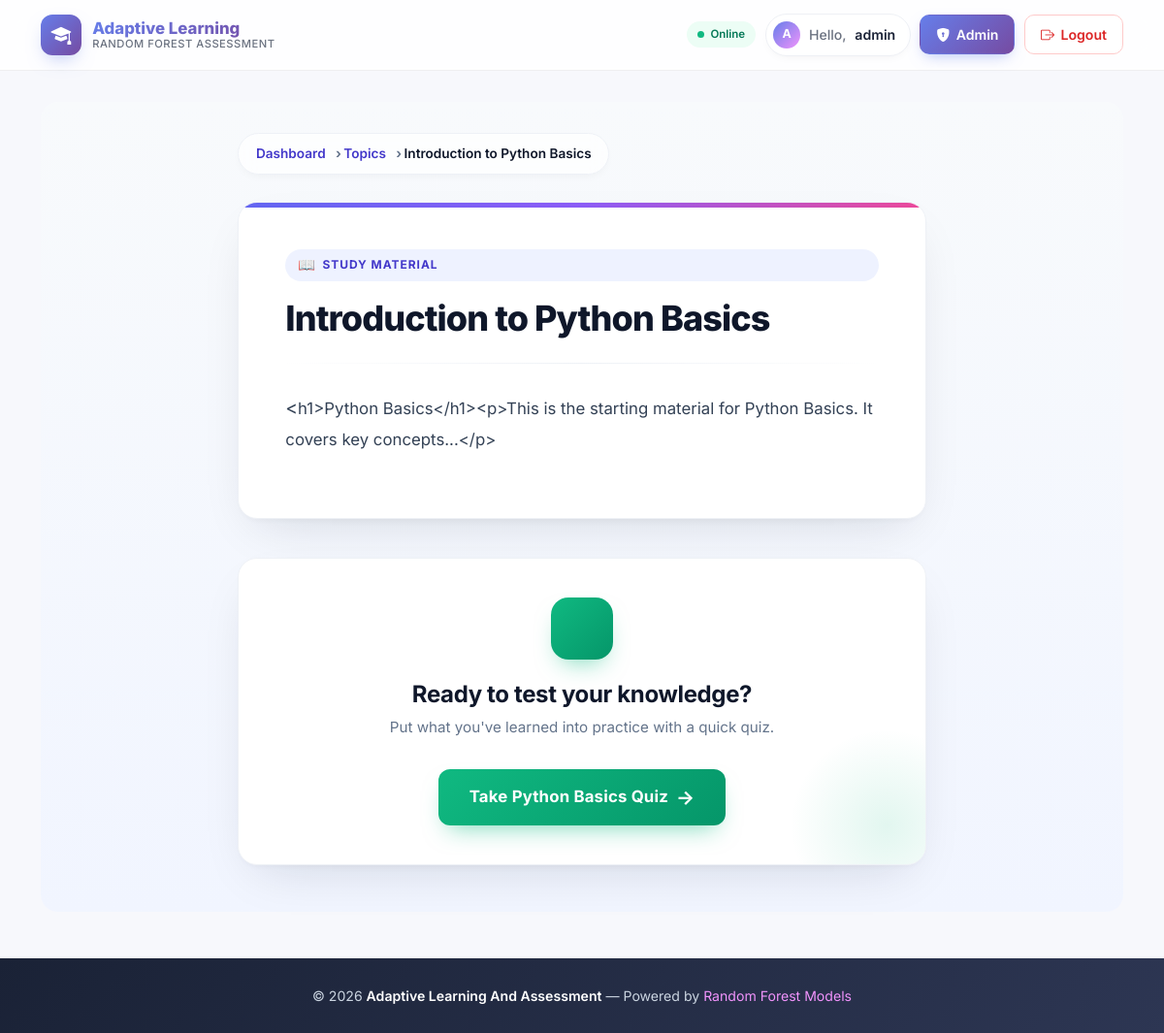
Page /read/1/ (signed in) on the committed database.
### core/models.py (models this page shows, shortened)
class User(AbstractUser):
    ROLE_CHOICES = (
        ('student', 'Student'),
        ('admin', 'Admin'),
    )
    role = models.CharField(max_length=10, choices=ROLE_CHOICES, default='student')
    current_level = models.CharField(max_length=10, default='medium', choices=[('easy', 'Easy'), ('medium', 'Medium'), ('hard', 'Hard')])
    engagement_score = models.FloatField(default=0.0)
    learning_state = models.CharField(max_length=20, default='focused')
    def is_student(self):
        return self.role == 'student'
    def is_admin(self):
        return self.role == 'admin'

class Material(models.Model):
    topic = models.ForeignKey(Topic, on_delete=models.CASCADE, related_name='materials')
    title = models.CharField(max_length=200)
    content = models.TextField()  # HTML or Markdown content
    level = models.CharField(max_length=10, choices=Topic.DIFFICULTY_CHOICES, default='medium')
    created_at = models.DateTimeField(auto_now_add=True)

class Topic(models.Model):
    DIFFICULTY_CHOICES = [('easy', 'Easy'), ('medium', 'Medium'), ('hard', 'Hard')]
    name = models.CharField(max_length=100)
    difficulty = models.CharField(max_length=10, choices=DIFFICULTY_CHOICES, default='medium')
    description = models.TextField(blank=True)

### core/views.py (the view)
# urls.py: path('read/<int:material_id>/', views.read_material, name='read_material'),
@login_required
def read_material(request, material_id):
    material = get_object_or_404(Material, id=material_id)
    log_behavior(request.user, 'read_material_start', topic=material.topic)
    return render(request, 'core/material.html', {'material': material})

### core/views.py (called while the page is built)
def log_behavior(user, activity_type, details=None, time_spent=0, topic=None):
    BehaviorLog.objects.create(
        user=user,
        topic=topic,
        activity_type=activity_type,
        time_spent=time_spent,
        details=details or {}
    )

### core/templates/core/material.html (shortened to what this page needs)
{% extends 'core/base.html' %}
{% block content %}
<div class="md-wrap">
    <div class="row justify-content-center">
        <div class="col-lg-8">
            <nav aria-label="breadcrumb">
                <ol class="breadcrumb md-breadcrumb">
                    <li class="breadcrumb-item"><a href="{% url 'student_dashboard' %}">Dashboard</a></li>
                    <li class="breadcrumb-item"><a href="{% url 'topic_list' %}">Topics</a></li>
                    <li class="breadcrumb-item active">{{ material.title }}</li>
                </ol>
            </nav>
            <div class="card md-card">
                <span class="md-tag">Study Material</span>
                <h1 class="mb-4">{{ material.title }}</h1>
                <div class="md-divider"></div>
                <div class="content">
                    {{ material.content|linebreaks }}
                </div>
            </div>
            <div class="md-cta">
                <div class="md-cta-icon"></div>
                <h3>Ready to test your knowledge?</h3>
                <p class="md-cta-sub">Put what you've learned into practice with a quick quiz.</p>
                <a href="{% url 'take_quiz' material.topic.id %}" class="btn btn-success btn-lg mt-2 md-btn-quiz">
                    Take {{ material.topic.name }} Quiz
                </a>
            </div>
        </div>
    </div>
</div>
{% endblock %}

### core/templates/core/base.html (shortened to what this page needs)
<!DOCTYPE html>
<html lang="en">
<head>
    <link href="https://cdn.jsdelivr.net/npm/bootstrap@5.3.0/dist/css/bootstrap.min.css" rel="stylesheet">
    <link rel="stylesheet" href="https://cdn.jsdelivr.net/npm/bootstrap-icons@1.11.3/font/bootstrap-icons.css">
</head>
<body>
    <nav class="top-nav">
        <div class="container nav-inner">
            <a href="/" class="brand">
                <div class="brand-logo"><i class="bi bi-mortarboard-fill"></i></div>
                <div class="brand-text">
                    <span class="brand-title">Adaptive Learning</span>
                    <span class="brand-sub">Random Forest Assessment</span>
                </div>
            </a>
            <div class="nav-actions">
                {% if user.is_authenticated %}
                    <span class="live-pill"><span class="dot"></span> Online</span>
                    <span class="user-chip">
                        <span class="avatar">{{ user.username|slice:":1" }}</span>
                        <span class="greet">Hello,</span>
                        <span>{{ user.username }}</span>
                    </span>
                    {% if user.is_admin %}
                        <a href="{% url 'admin_dashboard' %}" class="nav-btn nav-btn-primary">
                            <i class="bi bi-shield-lock-fill"></i> Admin
                        </a>
                    {% endif %}
                    <a href="{% url 'logout' %}" class="nav-btn nav-btn-danger">
                        <i class="bi bi-box-arrow-right"></i> Logout
                    </a>
                {% endif %}
            </div>
        </div>
    </nav>
    <main class="page">
        <div class="container">
            {% block content %}
            {% endblock %}
        </div>
    </main>
    <footer class="site-footer">
        <div class="container">
            © 2026 <a href="/">Adaptive Learning And Assessment</a> — Powered by <span class="heart">Random Forest Models</span>
        </div>
    </footer>
</body>
</html>

### core/templates/core/base.html (style rules this page uses)
:root { --brand-1: #667eea; --brand-2: #764ba2; --brand-3: #f093fb; --ink: #1a2236; --muted: #6b7280; --bg: #f7f8fc; }
* { font-family: 'Inter', system-ui, -apple-system, sans-serif; }
body { background: var(--bg); color: var(--ink); min-height: 100vh; display: flex; flex-direction: column; margin: 0; }
.top-nav { background: rgba(255, 255, 255, 0.85); backdrop-filter: saturate(180%) blur(14px); -webkit-backdrop-filter: saturate(180%) blur(14px); border-bottom: 1px solid rgba(0,0,0,0.06); padding: 0.85rem 0; position: sticky; top: 0; z-index: 1000; animation: fadeInDown 0.5s ease-out; }
.nav-inner { display: flex; align-items: center; justify-content: space-between; gap: 1rem; flex-wrap: wrap; }
.brand { display: flex; align-items: center; gap: 0.7rem; text-decoration: none; color: var(--ink); }
.brand-logo { width: 42px; height: 42px; border-radius: 12px; background: linear-gradient(135deg, var(--brand-1), var(--brand-2)); display: flex; align-items: center; justify-content: center; color: #fff; font-size: 1.3rem; box-shadow: 0 8px 20px -8px rgba(102,126,234,0.6); transition: transform 0.3s ease; }
.brand-text { display: flex; flex-direction: column; line-height: 1.1; }
.brand-title { font-weight: 800; font-size: 1.05rem; background: linear-gradient(135deg, var(--brand-1), var(--brand-2)); -webkit-background-clip: text; background-clip: text; -webkit-text-fill-color: transparent; }
.brand-sub { font-size: 0.7rem; color: var(--muted); font-weight: 500; letter-spacing: 0.5px; text-transform: uppercase; }
.nav-actions { display: flex; align-items: center; gap: 0.6rem; flex-wrap: wrap; animation: slideInRight 0.5s ease-out; }
.user-chip { display: inline-flex; align-items: center; gap: 0.55rem; padding: 0.45rem 0.9rem 0.45rem 0.45rem; background: #fff; border: 1px solid #eef0f5; border-radius: 999px; font-size: 0.88rem; font-weight: 600; color: var(--ink); box-shadow: 0 4px 12px -6px rgba(0,0,0,0.08); }
.user-chip .avatar { width: 28px; height: 28px; border-radius: 50%; background: linear-gradient(135deg, var(--brand-1), var(--brand-3)); color: #fff; font-size: 0.78rem; font-weight: 700; display: flex; align-items: center; justify-content: center; text-transform: uppercase; }
.user-chip .greet { color: var(--muted); font-weight: 500; }
.nav-btn { display: inline-flex; align-items: center; gap: 0.4rem; padding: 0.55rem 1rem; border-radius: 10px; font-weight: 600; font-size: 0.88rem; text-decoration: none; border: 1.5px solid transparent; transition: all 0.25s ease; white-space: nowrap; }
.nav-btn-primary { color: #fff; background: linear-gradient(135deg, var(--brand-1), var(--brand-2)); box-shadow: 0 6px 16px -6px rgba(102,126,234,0.55); }
.nav-btn-danger { color: #dc2626; border-color: #fecaca; background: #fff; }
.live-pill { display: inline-flex; align-items: center; gap: 0.4rem; background: #ecfdf5; color: #047857; padding: 0.3rem 0.7rem; border-radius: 999px; font-size: 0.72rem; font-weight: 600; }
.live-pill .dot { width: 7px; height: 7px; background: #10b981; border-radius: 50%; animation: pulse 1.6s infinite; }
main.page { flex: 1; padding: 2rem 0 3rem; animation: fadeInUp 0.5s ease-out; }
.site-footer { background: linear-gradient(135deg, #1a2236, #2d3653); color: #cbd5e1; padding: 1.75rem 0; margin-top: auto; text-align: center; font-size: 0.88rem; }
.site-footer .heart { color: #f093fb; }
.site-footer a { color: #fff; text-decoration: none; font-weight: 600; }

### rows in the picture
User: username "A", username "admin"
Material: title "Introduction to Python Basics", content "<h1>Python Basics</h1><p>This is the starting material for Python Basics. It covers key concepts...</p>", topic.name "Python Basics"
